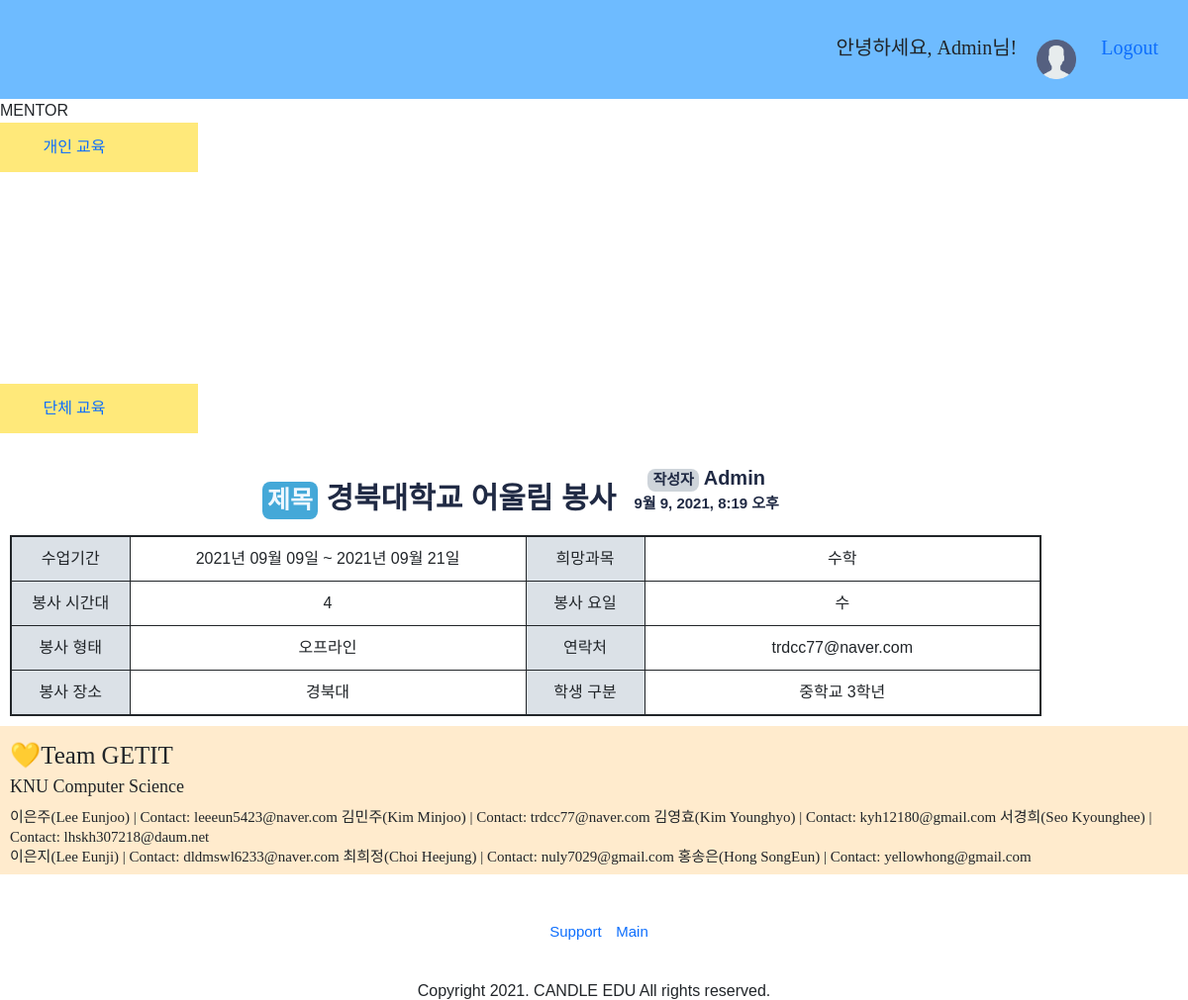
The app's page /mentee_detail/2 (signed in) with its own data.
### accounts/models.py (models this page shows)
class User(AbstractUser):
    name = models.TextField(max_length=200, blank=True)
    birth_date = models.DateField(null=True, blank=True)
    email = models.TextField(max_length=200, blank=True)
    phone = models.TextField(max_length=200, blank=True)

### blog/models.py (models this page shows, shortened)
class mentee(models.Model):
    title = models.CharField(max_length=100) #글 제목
    user = models.ForeignKey(settings.AUTH_USER_MODEL, on_delete=models.CASCADE) #related_name 필드?
    pub_date = models.DateTimeField(auto_now_add=True) #자동으로 글 올린 날짜 저장. 수정불가 #생성날짜
    startdate = models.DateField(null=True) #모집시작일
    endDate = models.DateField(blank=True) #모집종료일
    study_times = models.TextField(blank=True) #교육을 원하는 시간대
    study_day = models.TextField(blank=True) #그냥 입력하게 하도록 #봉사요일
    mentoringType = models.TextField(blank=True)
    phone = models.TextField(blank=True)
    subject = models.TextField(blank=True) #희망과목
    study_place = models.TextField(blank=True)# 봉사장소
    place_latitude = models.FloatField(default=0.0) #모집기관 위도
    place_longitude = models.FloatField(default=0.0) #모집기관 경도
    grade = models.TextField(blank=True)# 봉사장소
    files = models.FileField(null=True, blank=True, upload_to="")#첨부파일

### blog/views.py (the view)
# urls.py: path('mentee_detail/<str:id>', mentee_detail, name="mentee_detail"),
def mentee_detail(request, id):
    blog = get_object_or_404(mentee, pk = id)
    person = get_object_or_404(get_user_model(), username=request.user)
    context = {
        'blog' : blog,
        'person' : person
    }
    return render(request, 'mentee_detail.html', context)

### template/mentee_detail.html (shortened to what this page needs)
{% extends 'base.html' %}
{% block content %}
<link rel="stylesheet" href="../../static/css/mentor_detail.css">
<link href="https://cdn.jsdelivr.net/npm/bootstrap@5.1.0/dist/css/bootstrap.min.css" rel="stylesheet"
>
<div id="middle">
    <div>
        <div id="sidebar">
            <div class="menutitle">MENTOR</div>
            <ul>
                <li>
                    <a href="#">개인 교육</a>
                </li>
            </ul>
        </div>
        <br></br> <br></br> <br></br> <br></br><br><br><br><br>
        <div id="sidebar">
            <ul>
                <li>
                    <a href="#">단체 교육</a>
                </li>
            </ul>
        </div>
    </div>
    <div>
        <div id="content">
            <div class="title">
                <div class="title-button">제목</div>
                {{blog.title}}
                <div class="title" style="font-size:20px;">
                    <div class="title-button" id="writer">작성자</div>
                    {{blog.user}}
                    <div id="pub-date">{{blog.pub_date}}</div>
                </div>
            </div>
            <table>
                <tr>
                    <td>
                        수업기간
                    </td>
                    <td>
                        {{blog.startdate|date:"Y년 m월 d일"}} ~ {{blog.endDate|date:"Y년 m월 d일"}}
                    </td>
                    <td>
                        희망과목
                    </td>
                    <td>
                        {{blog.subject}}
                    </td>
                </tr>
                <tr>
                    <td>
                        봉사 시간대
                    </td>
                    <td>
                        {{blog.study_times}}
                    </td>
                    <td>
                        봉사 요일
                    </td>
                    <td>
                        {{blog.study_day}}
                    </td>
                <tr>
                    <td>
                        봉사 형태
                    </td>
                    <td>
                        {{blog.mentoringType}}
                    </td>
                    <td>
                        연락처
                    </td>
                    <td>
                        {{blog.phone}}
                    </td>
                </tr>
                <tr>
                    <td>
                        봉사 장소
                    </td>
                    <td>
                        <span id="volun_place">{{blog.study_place}}</span>
                    </td>
                    <td>
                        학생 구분
                    </td>
                    <td>
                        {{blog.grade}}
                    </td>
                </tr>
            </table>
        </div>
    </div>
</div>
{% endblock %}

### template/base.html (shortened to what this page needs)
{% load static %}
<!DOCTYPE html>
<html lang="en">
<head>
    <link rel="stylesheet" href="../../static/css/base.css">
</head>
<body>
    <div class="header">
        <div class="nav-item">
            {% if user.is_authenticated %}
            <div class="hello">
                <p style="font-family:Nanum Gothic;">안녕하세요, {{user.username}}님! </p>
            </div>
            <div class="condition">
                <a href="{% url 'mypage' user.username %}"> <img src="../../media/profile/basic_profile.jpg"
                        style="margin-right:20px; margin-top:20px;" width="40px"></a>
                <a href="javascript:{document.getElementById('logout').submit()}"
                    style="font-family:Nanum Gothic;">Logout</a>
            </div>
            {% else %}
            <div class="condition2">
                <a href="{% url 'signup' %}" style="margin-right:10px;">Signup</a>
                <a href="{% url 'login' %}">Login</a>
            </div>
            {% endif %}
        </div>
    </div>
    <div class="con">
        {% block content %}{% endblock %}
    </div>
    <div id="footer">
        <p align="left" style="font-size: 25px; font-family: Nanum Gothic; line-height: 20px; margin-left: 10px; margin-top: 50px;"><br>💛Team GETIT</p>
        <p align="left" style="font-size: 18px; font-family: Nanum Gothic; line-height: 10px; margin-left: 10px;">KNU Computer Science</p>
        <p align="left" style="font-size: 15px; font-family: Nanum Gothic; line-height: 20px; margin-left: 10px;">이은주(Lee Eunjoo) | Contact: leeeun5423@naver.com
        김민주(Kim Minjoo) | Contact: trdcc77@naver.com  김영효(Kim Younghyo) | Contact: kyh12180@gmail.com  서경희(Seo Kyounghee) | Contact: lhskh307218@daum.net <br>
        이은지(Lee Eunji) | Contact: dldmswl6233@naver.com  최희정(Choi Heejung) | Contact: nuly7029@gmail.com  홍송은(Hong SongEun) | Contact: yellowhong@gmail.com</p>
        <p align="left" style="font-size: 15px; font-family: Nanum Gothic;line-height: 10px;margin-left: 10px; margin-top: 10px; display: inline;"><a href="{% url 'support' %}">Support</a></p>
        <p align="left" style="font-size: 15px; font-family: Nanum Gothic;line-height: 10px;margin-left: 10px; margin-top: 10px; display: inline;"><a href="{% url 'main' %}">Main</a></p>
        <h6>Copyright 2021. CANDLE EDU All rights reserved.</h6>
    </div>
</body>
</html>

### static/css/base.css (style rules this page uses)
body { margin : 0; }
.header { background-color: rgb(110, 187, 255); height: 100px; display: block; width: 100%; }
.hello { font-size: 20px; height: 100px; margin-right: 10px; display: inline-block; }
.condition { font-size: 20px; margin-left: 5px; margin-right: 30px; height: 100px; display: inline-block; }
.nav-item { margin-top: 20px; float: right; }
#footer { background-color: blanchedalmond; height: 150px; clear: both; width: 100%; }
#nav, #section, #footer { text-align:center; }
#footer { line-height: 100px; }

### static/css/mentor_detail.css (style rules this page uses)
* { font-family: Nanum Gothic, sans-serif; }
html, body { width: 100%; height: 100%; }
.title-button { border-radius: 8px; border-color:aliceblue; background-color: #44A8D8; color:aliceblue; display: inline-block; padding-left: 5px; padding-right: 5px; font-size:25px; }
#writer { background-color: #ced4da; color:#202A44; font-size:15px; text-align: right; }
.title { border-top-color: #ced4da; border-bottom-color:#ced4da; color: #202A44; font-weight:bold; font-size:30px; border:1px; padding:10px; display: inline-block; }
#content { text-align: center; padding:10px; float:left; }
td:nth-child(2n+1) { background-color:#dbe1e7; width:120px; text-align: center; }
td:nth-child(2n+0) { width:400px; }
#pub-date { text-align: right; font-size: 15px; }

### template/mentee_detail.html (style rules this page uses)
table { border: 2px solid; }
td, tr { border: 1px solid; padding: 10px 5px; border-collapse: collapse; }
html, body { margin: 0; padding: 0; }
a { text-decoration: none; }
#sidebar { font-family: "font-family:Nanum Gothic"; float: left; }
ul { list-style: none; margin: 0px; padding: 0px; position: relative; text-align: center; font-family: "font-family:Nanum Gothic"; }
ul li a { text-decoration: none; display: block; width: 150px; height: 50px; line-height: 50px; font-family: "font-family:Nanum Gothic"; }
li { width: 200px; background-color: rgb(255, 233, 122); text-align: center; font-family: "font-family:Nanum Gothic"; }

### records on screen
User: username "Admin"
mentee: title "경북대학교 어울림 봉사", user "Admin", pub_date "9월 9, 2021, 8:19 오후", startdate "2021년 09월 09일", endDate "2021년 09월 21일", subject "수학", study_times "4", study_day "수", mentoringType "오프라인", phone "trdcc77@naver.com", study_place "경북대", grade "중학교 3학년"
